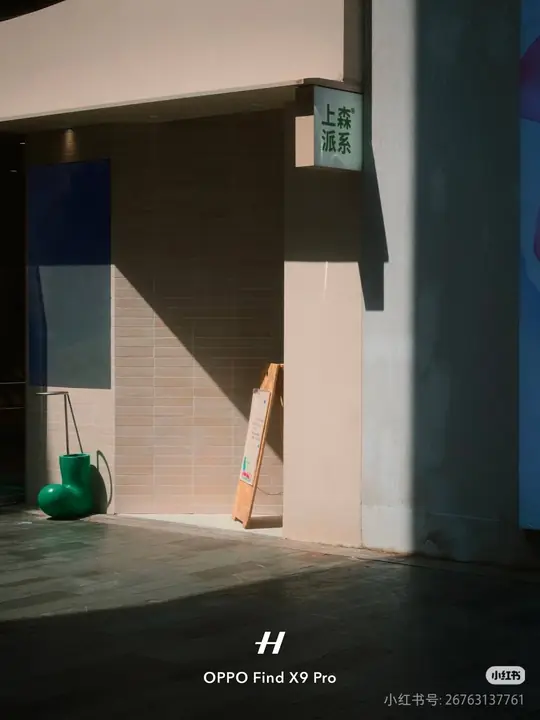
#> input picture app/src/main/assets/master_presets/omaster03_a.webp, 540 x 720 px, given in place of r170_direct_off_second.png, which was not available
$ python make_lut_ab_compare.py
#> lines starting #> are read from the running program, lines starting #| are printed output that depends on the picture
"""生成 LUT 直出关闭/开启的压缩对比图与基础色彩统计。"""

from __future__ import annotations

import argparse
import json
from pathlib import Path

import cv2
import numpy as np
from PIL import Image, ImageDraw, ImageFont


ROOT = Path(r"E:\OmniCam-Muse-main")
OUTPUT_DIR = ROOT / "output" / "lut_preview_fix"
OFF_PATH = OUTPUT_DIR / "r170_direct_off_second.png"
ON_PATH = OUTPUT_DIR / "r170_direct_on.png"
LUT_PATH = OUTPUT_DIR / "r170_current_lut.cube"
FULL_PREVIEW_PATH = OUTPUT_DIR / "r170_direct_ab_preview.jpg"
DETAIL_PREVIEW_PATH = OUTPUT_DIR / "r170_direct_ab_detail_preview.jpg"
METRICS_PATH = OUTPUT_DIR / "r170_direct_ab_metrics.json"

# 取景器中央固定区域，避开顶部状态栏、参数栏、快门和浮动图标。
ROI_BOX = (250, 400, 830, 1500)


def load_rgb(path: Path) -> np.ndarray:
    with Image.open(path) as image:
#> image is the input picture: PIL image 540x720 RGB; mean R, G, B 84.1, 81, 73.6
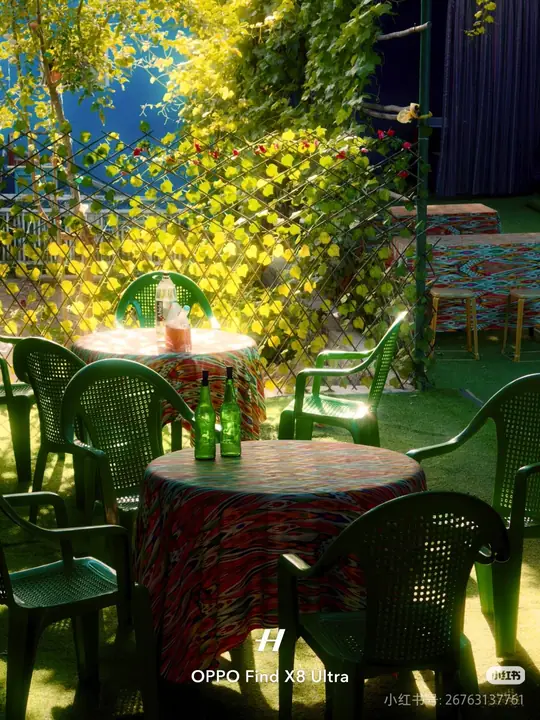
#> input picture app/src/main/assets/master_presets/omaster04_a.webp, 540 x 720 px, given in place of r170_direct_on.png, which was not available
#> in load_rgb, image is the input picture: PIL image 540x720 RGB; mean R, G, B 76.1, 80.9, 41.1
        return np.asarray(image.convert("RGB"))


# [9 lines left out: function load_font, not called in this run]


def color_metrics(image: np.ndarray) -> dict[str, object]:
    hsv = cv2.cvtColor(image, cv2.COLOR_RGB2HSV)
#> hsv: shape (320, 290, 3); mean H, S, V 52.1, 54.1, 82.3
    lab = cv2.cvtColor(image, cv2.COLOR_RGB2LAB).astype(np.float32)
    lab[:, :, 0] *= 100.0 / 255.0
    lab[:, :, 1:] -= 128.0

    rgb_float = image.astype(np.float32)
    red_green = rgb_float[:, :, 0] - rgb_float[:, :, 1]
    yellow_blue = (
        0.5 * (rgb_float[:, :, 0] + rgb_float[:, :, 1]) - rgb_float[:, :, 2]
    )
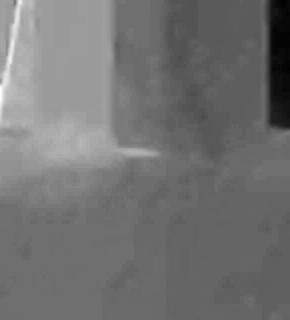
#> yellow_blue: shape (320, 290) float32; min -51.5, max 77, mean 6.1; drawn with min black and max white
    colorfulness = float(
        np.hypot(red_green.std(), yellow_blue.std())
        + 0.3 * np.hypot(red_green.mean(), yellow_blue.mean())
    )
#> colorfulness = 22.39

    return {
        "mean_rgb": [round(float(value), 2) for value in image.mean(axis=(0, 1))],
        "mean_lab": [round(float(value), 2) for value in lab.mean(axis=(0, 1))],
        "mean_saturation_percent": round(float(hsv[:, :, 1].mean() * 100.0 / 255.0), 2),
        "colorfulness": round(colorfulness, 2),
    }


def load_cube(path: Path) -> np.ndarray:
    size = 0
    points: list[tuple[float, float, float]] = []
    with path.open("r", encoding="utf-8") as source:
        for raw_line in source:
            line = raw_line.strip()
            if not line or line.startswith("#"):
                continue
            if line.startswith("LUT_3D_SIZE"):
                size = int(line.split()[-1])
                continue
            if line.startswith(("TITLE", "DOMAIN_MIN", "DOMAIN_MAX")):
                continue
            points.append(tuple(float(value) for value in line.split()))
    if size <= 0 or len(points) != size**3:
        raise ValueError(f"LUT 点数异常：size={size} points={len(points)}")
    # .cube 的第一维变化最快，依次是 R、G、B；转成 [B, G, R, RGB] 便于查表。
    return np.asarray(points, dtype=np.float32).reshape(size, size, size, 3)


# [19 lines left out: function apply_cube, not called in this run]


def resize_to_width(image: Image.Image, width: int) -> Image.Image:
    height = round(image.height * width / image.width)
    return image.resize((width, height), Image.Resampling.LANCZOS)


# [108 lines left out: functions draw_panel_label, make_full_preview, make_detail_preview, not called in this run]


def main() -> None:
    global OFF_PATH, ON_PATH, LUT_PATH
    global FULL_PREVIEW_PATH, DETAIL_PREVIEW_PATH, METRICS_PATH

    parser = argparse.ArgumentParser(description="生成 LUT 直出关闭/开启对比。")
    parser.add_argument("--off", type=Path, default=OFF_PATH, help="直出关闭截图")
    parser.add_argument("--on", type=Path, default=ON_PATH, help="直出开启截图")
    parser.add_argument(
        "--prefix",
        default="r170_direct_ab",
        help="输出文件名前缀，不包含扩展名。",
    )
    parser.add_argument("--lut", type=Path, default=LUT_PATH, help="当前 LUT 文件")
    args = parser.parse_args()

    OFF_PATH = args.off
    ON_PATH = args.on
    LUT_PATH = args.lut
    FULL_PREVIEW_PATH = OUTPUT_DIR / f"{args.prefix}_preview.jpg"
    DETAIL_PREVIEW_PATH = OUTPUT_DIR / f"{args.prefix}_detail_preview.jpg"
    METRICS_PATH = OUTPUT_DIR / f"{args.prefix}_metrics.json"

    off_rgb = load_rgb(OFF_PATH)
    on_rgb = load_rgb(ON_PATH)
    x1, y1, x2, y2 = ROI_BOX
    off_crop = off_rgb[y1:y2, x1:x2]
    on_crop = on_rgb[y1:y2, x1:x2]

    off_metrics = color_metrics(off_crop)
#> off_metrics = {'mean_rgb': [77.24, 76.05, 70.57], 'mean_lab': [30.54, -0.52, 3.22], 'mean_saturation_percent': 21.21, 'colorfulness': 22.39}
    on_metrics = color_metrics(on_crop)
#> in color_metrics (call 2), `hsv = cv2.cvtColor(image, cv2.COLOR_RGB2HSV)`: hsv: shape (320, 290, 3); mean H, S, V 38.5, 173.5, 70.9
#> in color_metrics (call 2), `lab[:, :, 1:] -= 128.0`:
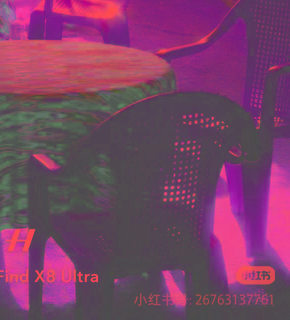
#> lab: shape (320, 290, 3) float32; mean R, G, B 25.5, -5.9, 15; drawn with min black and max white
#> in color_metrics (call 2), `red_green = rgb_float[:, :, 0] - rgb_float[:, :, 1]`:
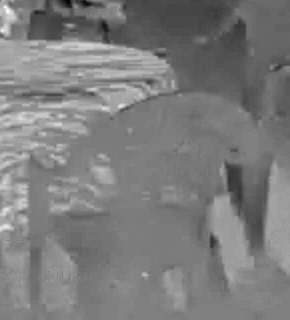
#> red_green: shape (320, 290) float32; min -88, max 85, mean -3.3; drawn with min black and max white
#> in color_metrics (call 2), `yellow_blue = ( 0.5 * (rgb_float[:, :, 0] + rgb_float[:, :, 1]) - rgb_..`:
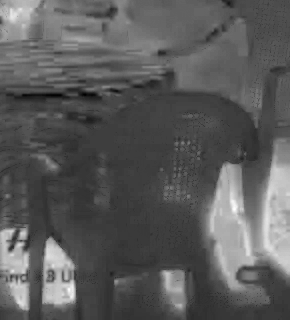
#> yellow_blue: shape (320, 290) float32; min -31, max 133, mean 27.7; drawn with min black and max white
#> in color_metrics (call 2), `colorfulness = float( np.hypot(red_green.std(), yellow_blue.std()) + 0..`: colorfulness = 39.73
#> on_metrics = {'mean_rgb': [62.29, 65.56, 36.21], 'mean_lab': [25.5, -5.92, 15.03], 'mean_saturation_percent': 68.06, 'colorfulness': 39.73}
    off_lab = np.asarray(off_metrics["mean_lab"], dtype=np.float32)
#> off_lab = [30.54, -0.52, 3.22]
    on_lab = np.asarray(on_metrics["mean_lab"], dtype=np.float32)
#> on_lab = [25.5, -5.92, 15.03]

    off_lab_pixels = cv2.cvtColor(off_crop, cv2.COLOR_RGB2LAB).astype(np.float32)
    on_lab_pixels = cv2.cvtColor(on_crop, cv2.COLOR_RGB2LAB).astype(np.float32)
    off_lab_pixels[:, :, 0] *= 100.0 / 255.0
    on_lab_pixels[:, :, 0] *= 100.0 / 255.0
    off_lab_pixels[:, :, 1:] -= 128.0
    on_lab_pixels[:, :, 1:] -= 128.0
    delta_e = np.sqrt(np.sum((off_lab_pixels - on_lab_pixels) ** 2, axis=2))
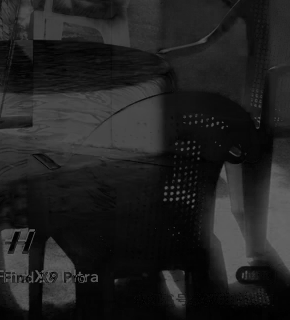
#> delta_e: shape (320, 290) float32; min 0, max 102.8, mean 33.1
    absolute_rgb_delta = np.abs(off_crop.astype(np.int16) - on_crop.astype(np.int16))
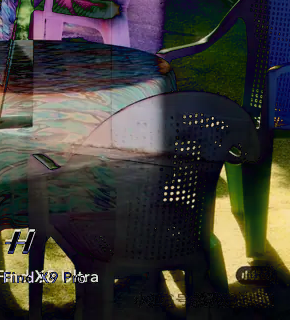
#> absolute_rgb_delta: shape (320, 290, 3) int16; mean R, G, B 62.2, 60.2, 56.1
    double_lut_image = apply_cube(off_crop, load_cube(LUT_PATH))
    double_lut_metrics = color_metrics(double_lut_image)
    double_lut_lab = cv2.cvtColor(double_lut_image, cv2.COLOR_RGB2LAB).astype(np.float32)
    double_lut_lab[:, :, 0] *= 100.0 / 255.0
    double_lut_lab[:, :, 1:] -= 128.0
    double_lut_delta = np.sqrt(np.sum((double_lut_lab - on_lab_pixels) ** 2, axis=2))

    metrics: dict[str, object] = {
        "off_file": str(OFF_PATH),
        "on_file": str(ON_PATH),
        "lut_file": str(LUT_PATH),
        "roi_box_xyxy": list(ROI_BOX),
        "off": off_metrics,
        "on": on_metrics,
        "difference": {
            "mean_lab_distance": round(float(np.linalg.norm(on_lab - off_lab)), 2),
            "mean_delta_e76": round(float(delta_e.mean()), 2),
            "median_delta_e76": round(float(np.median(delta_e)), 2),
            "p95_delta_e76": round(float(np.percentile(delta_e, 95)), 2),
            "mean_absolute_rgb_delta": [
                round(float(value), 2) for value in absolute_rgb_delta.mean(axis=(0, 1))
            ],
            "saturation_off_percent": off_metrics["mean_saturation_percent"],
            "saturation_on_percent": on_metrics["mean_saturation_percent"],
            "saturation_absolute_change_percent": round(
                float(
                    on_metrics["mean_saturation_percent"]
                    - off_metrics["mean_saturation_percent"]
                ),
                2,
            ),
        },
        "double_application_probe": {
            "description": "把关闭态画面再次通过当前 LUT，检查是否能接近开启态。",
            "predicted": double_lut_metrics,
            "mean_delta_e76_to_actual_on": round(float(double_lut_delta.mean()), 2),
            "median_delta_e76_to_actual_on": round(float(np.median(double_lut_delta)), 2),
            "p95_delta_e76_to_actual_on": round(
                float(np.percentile(double_lut_delta, 95)),
                2,
            ),
        },
    }

    off_image = Image.open(OFF_PATH).convert("RGB")
    on_image = Image.open(ON_PATH).convert("RGB")
    off_crop_image = off_image.crop(ROI_BOX)
    on_crop_image = on_image.crop(ROI_BOX)
    make_full_preview(off_image, on_image, metrics)
    make_detail_preview(off_crop_image, on_crop_image, metrics)
    METRICS_PATH.write_text(
        json.dumps(metrics, ensure_ascii=False, indent=2),
        encoding="utf-8",
    )

    print(json.dumps(metrics["difference"], ensure_ascii=False, indent=2))
    print(FULL_PREVIEW_PATH)
    print(DETAIL_PREVIEW_PATH)


if __name__ == "__main__":
#> (the run stopped early here; a loop or call above may not have finished)
